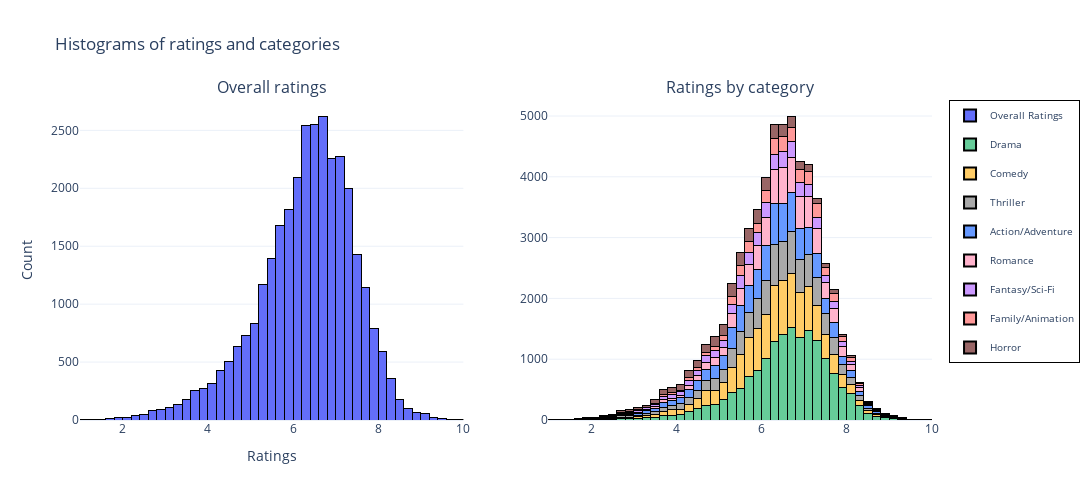

The notebook cell saved with this chart:
### Code cell
import plotly.graph_objects as go
from plotly.subplots import make_subplots

genre_colors = {
    "Action/Adventure": "#6699FF",  # Soft Blue
    "Comedy": "#FFCC66",           # Soft Yellow/Orange
    "Drama": "#66CC99",            # Soft Teal
    "Family/Animation": "#FF9999", # Soft Coral/Red
    "Fantasy/Sci-Fi": "#CC99FF",   # Soft Lavender
    "Horror": "#996666",           # Muted Brown
    "Romance": "#FFB3CC",          # Soft Pink
    "Thriller": "#A9A9A9"          # Neutral Gray
}

fig = make_subplots(rows=1, cols=2, subplot_titles=("Overall ratings", "Ratings by category"))

# Histogramme simple (global)
fig.add_trace(
    go.Histogram(
        x=ratings.Rating, 
        nbinsx=60, 
        name='Overall Ratings',
        opacity=1,
        marker=dict(
            line=dict(color="black", width=1)  # Bordure noire avec une épaisseur de 1
        )
    ),
    row=1, col=1
)
    
category_sums = ratings_cat.groupby('category')['Rating'].sum().sort_values(ascending=False)
for category in category_sums.index:
    fig.add_trace(
        go.Histogram(
            x=ratings_cat[ratings_cat['category'] == category]['Rating'],
            name=category,
            nbinsx=60,
            marker=dict(
                color=genre_colors.get(category, "#808080"),
                line=dict(color="black", width=1)
            ),
            opacity=1,
            legendgroup=category,  
            showlegend=True        
        ),
        row=1, col=2
    )

# Mise en page de la figure
fig.update_layout(
    title_text='Histograms of ratings and categories ',
    xaxis_title='Ratings',
    yaxis_title='Count',
    barmode='stack',  
    width=1200, 
    height=500,
    template='plotly_white',
    hovermode='closest',
    legend=dict(
        yanchor="top",
        y=1,
        xanchor="left",
        x=1.02,
        font=dict(size=10),
        bordercolor="Black",
        borderwidth=1,
        itemsizing='constant',
        itemclick='toggle'  
    )
)
fig.write_html('plot/dataset_presentation/hist_ratings.html')
fig.show()

### Figure 1 — Plotly figure (JSON) as saved in the notebook; plotly's stock layout.template omitted (floating-point values rounded to 4 significant figures; data arrays with more than 128 entries replaced by an {"elided": "..."} marker saying what was removed)
{"data": [{"marker": {"line": {"color": "black", "width": 1}}, "name": "Overall Ratings", "nbinsx": 60, "opacity": 1, "type": "histogram", "x": {"elided": "31886 float values"}, "xaxis": "x", "yaxis": "y"}, {"legendgroup": "Drama", "marker": {"color": "#66CC99", "line": {"color": "black", "width": 1}}, "name": "Drama", "nbinsx": 60, "opacity": 1, "showlegend": true, "type": "histogram", "x": {"elided": "17620 float values"}, "xaxis": "x2", "yaxis": "y2"}, {"legendgroup": "Comedy", "marker": {"color": "#FFCC66", "line": {"color": "black", "width": 1}}, "name": "Comedy", "nbinsx": 60, "opacity": 1, "showlegend": true, "type": "histogram", "x": {"elided": "11501 float values"}, "xaxis": "x2", "yaxis": "y2"}, {"legendgroup": "Thriller", "marker": {"color": "#A9A9A9", "line": {"color": "black", "width": 1}}, "name": "Thriller", "nbinsx": 60, "opacity": 1, "showlegend": true, "type": "histogram", "x": {"elided": "8317 float values"}, "xaxis": "x2", "yaxis": "y2"}, {"legendgroup": "Action/Adventure", "marker": {"color": "#6699FF", "line": {"color": "black", "width": 1}}, "name": "Action/Adventure", "nbinsx": 60, "opacity": 1, "showlegend": true, "type": "histogram", "x": {"elided": "8242 float values"}, "xaxis": "x2", "yaxis": "y2"}, {"legendgroup": "Romance", "marker": {"color": "#FFB3CC", "line": {"color": "black", "width": 1}}, "name": "Romance", "nbinsx": 60, "opacity": 1, "showlegend": true, "type": "histogram", "x": {"elided": "6772 float values"}, "xaxis": "x2", "yaxis": "y2"}, {"legendgroup": "Fantasy/Sci-Fi", "marker": {"color": "#CC99FF", "line": {"color": "black", "width": 1}}, "name": "Fantasy/Sci-Fi", "nbinsx": 60, "opacity": 1, "showlegend": true, "type": "histogram", "x": {"elided": "4053 float values"}, "xaxis": "x2", "yaxis": "y2"}, {"legendgroup": "Family/Animation", "marker": {"color": "#FF9999", "line": {"color": "black", "width": 1}}, "name": "Family/Animation", "nbinsx": 60, "opacity": 1, "showlegend": true, "type": "histogram", "x": {"elided": "3947 float values"}, "xaxis": "x2", "yaxis": "y2"}, {"legendgroup": "Horror", "marker": {"color": "#996666", "line": {"color": "black", "width": 1}}, "name": "Horror", "nbinsx": 60, "opacity": 1, "showlegend": true, "type": "histogram", "x": {"elided": "3591 float values"}, "xaxis": "x2", "yaxis": "y2"}], "layout": {"annotations": [{"font": {"size": 16}, "showarrow": false, "text": "Overall ratings", "x": 0.225, "xanchor": "center", "xref": "paper", "y": 1, "yanchor": "bottom", "yref": "paper"}, {"font": {"size": 16}, "showarrow": false, "text": "Ratings by category", "x": 0.775, "xanchor": "center", "xref": "paper", "y": 1, "yanchor": "bottom", "yref": "paper"}], "barmode": "stack", "height": 500, "hovermode": "closest", "legend": {"bordercolor": "Black", "borderwidth": 1, "font": {"size": 10}, "itemclick": "toggle", "itemsizing": "constant", "x": 1.02, "xanchor": "left", "y": 1, "yanchor": "top"}, "title": {"text": "Histograms of ratings and categories "}, "width": 1200, "xaxis": {"anchor": "y", "domain": [0, 0.45], "title": {"text": "Ratings"}}, "xaxis2": {"anchor": "y2", "domain": [0.55, 1]}, "yaxis": {"anchor": "x", "domain": [0, 1], "title": {"text": "Count"}}, "yaxis2": {"anchor": "x2", "domain": [0, 1]}}}
